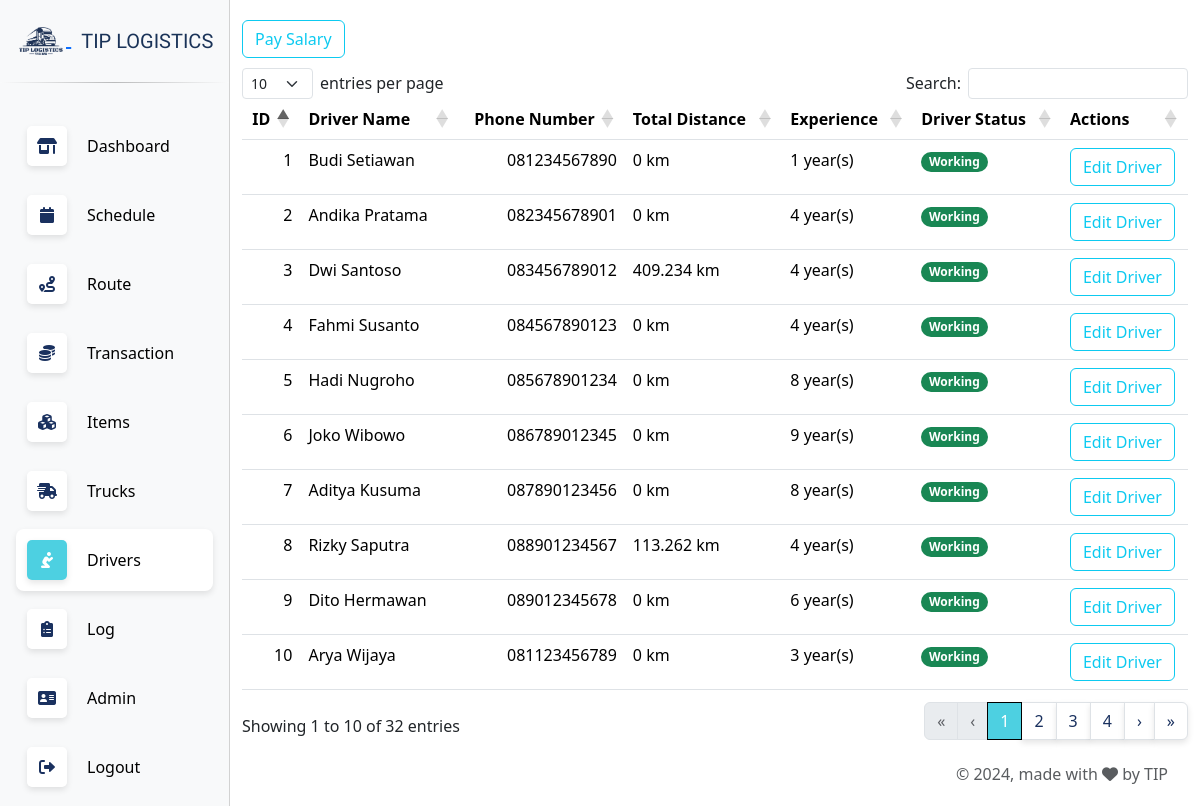
/drivers.php (signed in), run on an earlier commit of the app's database.
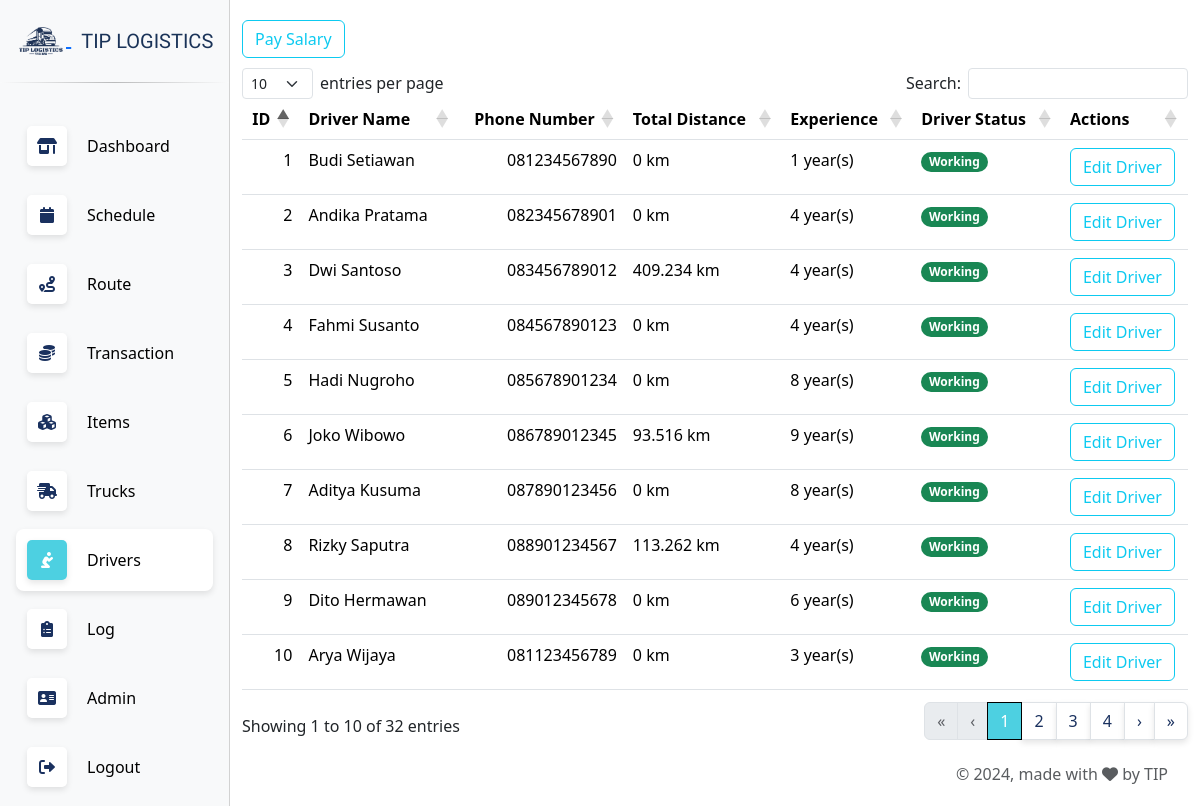
And on a later commit of the database.
### tables this page shows
CREATE TABLE IF NOT EXISTS `driver` (
  `id` int(11) NOT NULL AUTO_INCREMENT,
  `driver_name` varchar(45) NOT NULL,
  `phone_number` varchar(12) NOT NULL,
  `total_distance` float NOT NULL,
  `experience` int(11) NOT NULL,
  `driver_status` tinyint(1) NOT NULL,
  PRIMARY KEY (`id`)
);

### drivers.php (the view, shortened to what this page needs)
<?php
require "connect.php";
$user_id = $_SESSION['user_id'];
$admin_sql = "SELECT * FROM admin WHERE id = ".$user_id.";";
$admin_result = mysqli_query($con, $admin_sql);
$manager = mysqli_fetch_assoc($admin_result);
?>
<!DOCTYPE html>
<html lang="en">
<head>
    <?php include('head.php'); ?>
</head>
<body>
    <?php
      include('navbar.php');
    ?>
    <div class="main-content">
      <div class="container">
        <?php if ($manager['position'] == 1): ?>
            <button type="button" class="btn btn-outline-info" onclick="window.location.href='calculate_salary.php'" style="margin-top:20px;">Pay Salary</button>
        <?php endif; ?>
        <table class="table table-hover fixed-size-table table-generate" id="table-driver">
          <thead>
            <tr>
                <th>ID</th>
                <th>Driver Name</th>
                <th>Phone Number</th>
                <th>Total Distance</th>
                <th>Experience</th>
                <th>Driver Status</th>
                <th>Actions</th>
            </tr>
          </thead>
          <tbody>
            <?php
            $sql_driver = "SELECT * FROM `driver`;";
            $result_driver = mysqli_query($con, $sql_driver);
            if (mysqli_num_rows($result_driver) > 0) {
                while($row = mysqli_fetch_assoc($result_driver)) {
                    echo "<tr>
                        <td>{$row['id']}</td>
                        <td>{$row['driver_name']}</td>
                        <td>{$row['phone_number']}</td>
                        <td>{$row['total_distance']} km</td>
                        <td>{$row['experience']} year(s)</td>
                        <td>";
                          if ($row['driver_status'] == 1){
                            echo '<span class="badge rounded-pill text-bg-success">Working</span>';
                          } else if ($row['driver_status'] == 2){
                            echo '<span class="badge rounded-pill text-bg-warning">On Leave</span>';
                          } else{
                            echo '<span class="badge rounded-pill text-bg-dark">Quit</span>';
                          }
                          echo "</td>
                        <td>
                          <button class='btn btn-outline-info' onclick=\"showEditForm('{$row['id']}', '{$row['driver_name']}', '{$row['phone_number']}', '{$row['total_distance']}', '{$row['experience']}', '{$row['driver_status']}')\">Edit Driver</button>
                        </td>
                    </tr>";
                }
            }
            ?>
            </tbody>
        </table>
      </div>
    <?php
      include('footer.php');
    ?>
    </div>
</body>
</html>

What changed in the data, as far as the page shows it:
changed driver "Joko Wibowo": total_distance "0" → "93.516"
